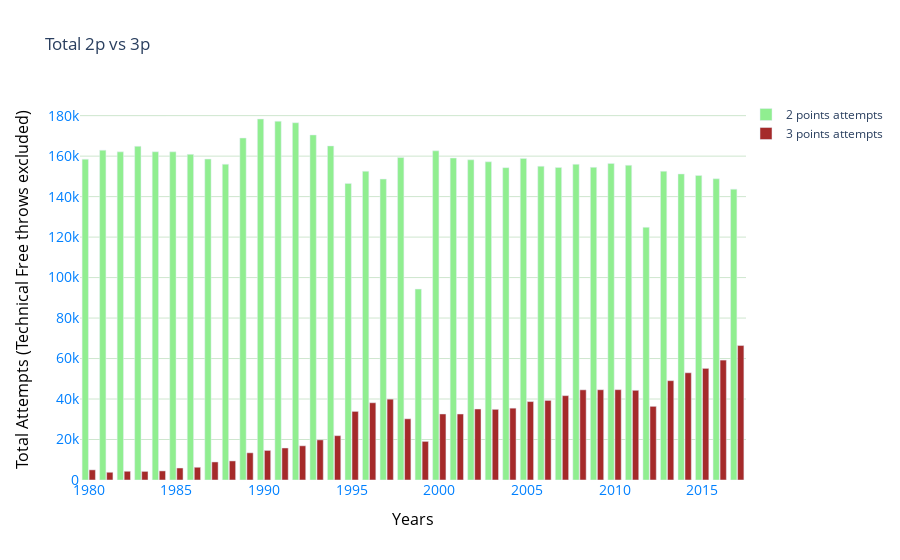

Source (notebook cell):
### Code cell
tot2 = go.Bar(
	x=total_years,
	y=seasons_stats_3p_years['2PA'],
	name='2 points attempts',
	marker=dict(color='LIGHTGREEN')
)
tot3 = go.Bar(
	x=total_years,
	y=seasons_stats_3p_years['3PA'],
	name='3 points attempts',
	marker=dict(color='BROWN')
)
data=[tot2,tot3]
layout=go.Layout(
	title='Total 2p vs 3p',
	xaxis=dict(
		title='Years',
		titlefont=dict(size=16, color='black'),
		tickfont=dict(size=14, color='#0080ff')
	),
	yaxis=dict(
		title='Total Attempts (Technical Free throws excluded)',
		titlefont=dict(size=16, color='black'),
		tickfont=dict(size=14, color='#0080ff'),
        showgrid=True, gridwidth=0.2, gridcolor='GREEN'
	),	
	legend=dict(
		x=1,
		y=1.0,
		bgcolor='white',
		bordercolor='white'
	),
    plot_bgcolor='white',
	barmode='group',
	bargap=0.2,
	bargroupgap=0.1
)

fig = go.Figure(data=data, layout=layout)
pyo.iplot(fig)

### Figure 1 — Plotly figure (JSON) as saved in the notebook; plotly's stock layout.template omitted (floating-point values rounded to 4 significant figures)
{"data": [{"marker": {"color": "LIGHTGREEN"}, "name": "2 points attempts", "type": "bar", "x": [1980, 1981, 1982, 1983, 1984, 1985, 1986, 1987, 1988, 1989, 1990, 1991, 1992, 1993, 1994, 1995, 1996, 1997, 1998, 1999, 2000, 2001, 2002, 2003, 2004, 2005, 2006, 2007, 2008, 2009, 2010, 2011, 2012, 2013, 2014, 2015, 2016, 2017], "y": [158518, 162954, 162110, 164850, 162154, 162131, 160873, 158542, 156020, 168954, 178343, 177247, 176493, 170471, 165044, 146534, 152514, 148651, 159306, 94299, 162606, 159067, 158189, 157197, 154310, 158878, 155002, 154401, 155957, 154471, 156367, 155477, 124830, 152542, 151198, 150433, 148807, 143691]}, {"marker": {"color": "BROWN"}, "name": "3 points attempts", "type": "bar", "x": [1980, 1981, 1982, 1983, 1984, 1985, 1986, 1987, 1988, 1989, 1990, 1991, 1992, 1993, 1994, 1995, 1996, 1997, 1998, 1999, 2000, 2001, 2002, 2003, 2004, 2005, 2006, 2007, 2008, 2009, 2010, 2011, 2012, 2013, 2014, 2015, 2016, 2017], "y": [5003, 3815, 4308, 4248, 4484, 5917, 6293, 8913, 9421, 13431, 14608, 15812, 16898, 19824, 21907, 33889, 38161, 39943, 30231, 19080, 32614, 32597, 35074, 34912, 35492, 38748, 39313, 41672, 44544, 44583, 44622, 44313, 36395, 49067, 52974, 55137, 59242, 66425]}], "layout": {"bargap": 0.2, "bargroupgap": 0.1, "barmode": "group", "legend": {"bgcolor": "white", "bordercolor": "white", "x": 1, "y": 1}, "plot_bgcolor": "white", "title": {"text": "Total 2p vs 3p"}, "xaxis": {"tickfont": {"color": "#0080ff", "size": 14}, "title": {"font": {"color": "black", "size": 16}, "text": "Years"}}, "yaxis": {"gridcolor": "GREEN", "gridwidth": 0.2, "showgrid": true, "tickfont": {"color": "#0080ff", "size": 14}, "title": {"font": {"color": "black", "size": 16}, "text": "Total Attempts (Technical Free throws excluded)"}}}}
